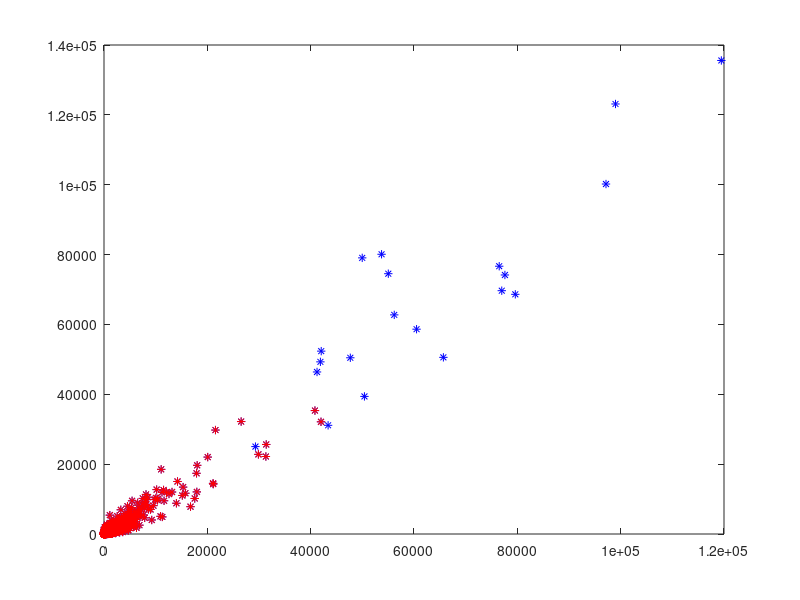

Source code (MATLAB):
clear;

load('data.mat');
load('y_kmeans.mat');
%load('y_linkage.mat');

list = [];
X= data(:,3:end);
Y = y;
for i =1: size(X,2)
    list(i) = corr(X(:,i),Y);
    
end
[vv,ind] = sort(list);
% az tahesh bayad bardasht

%data = [data ones(size(data,1),1)];
%save('Fdata.mat')
yind = find(ismember(Y,1));
plot(X(:,10),X(:,12),'b*',X(yind,10),X(yind,12),'r*');
